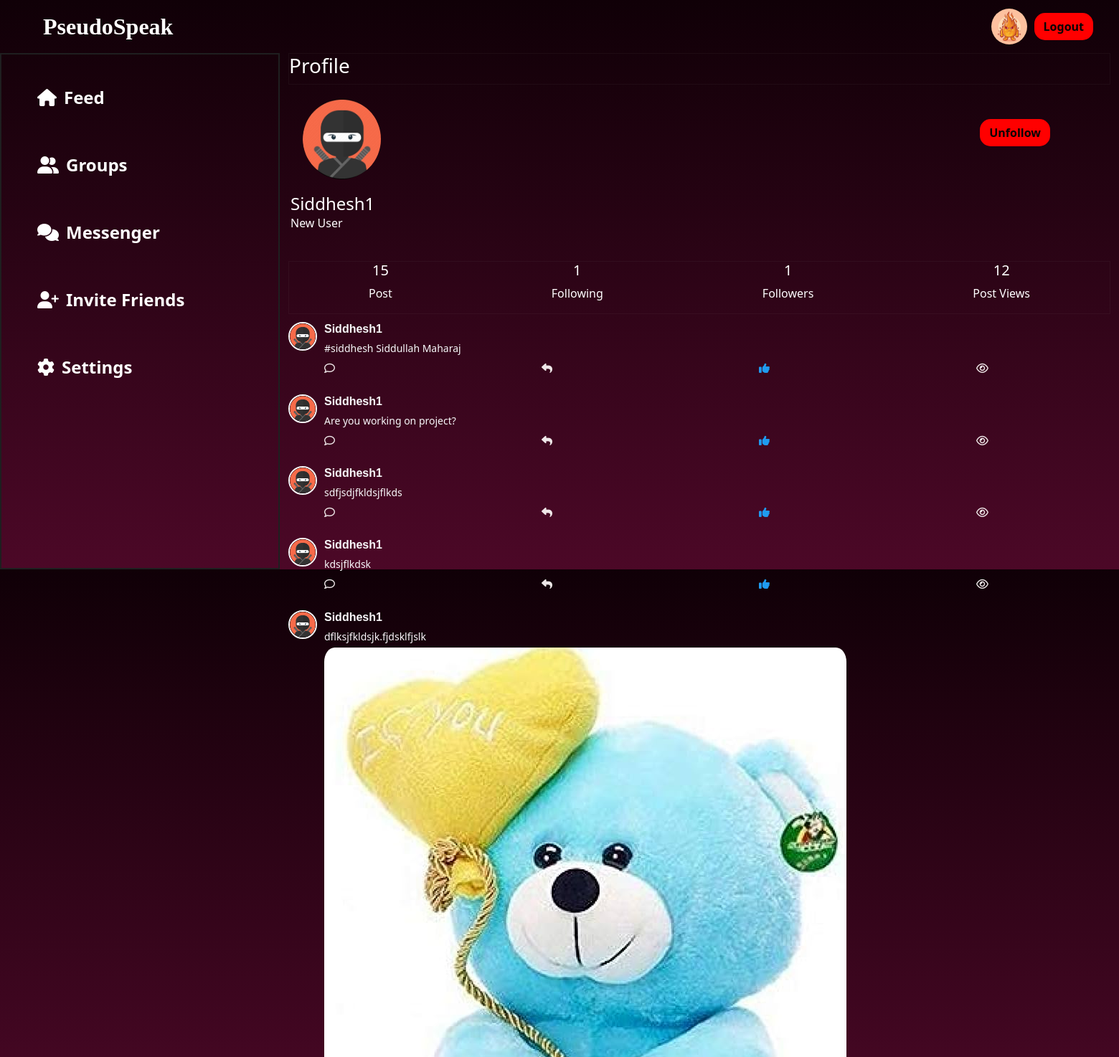
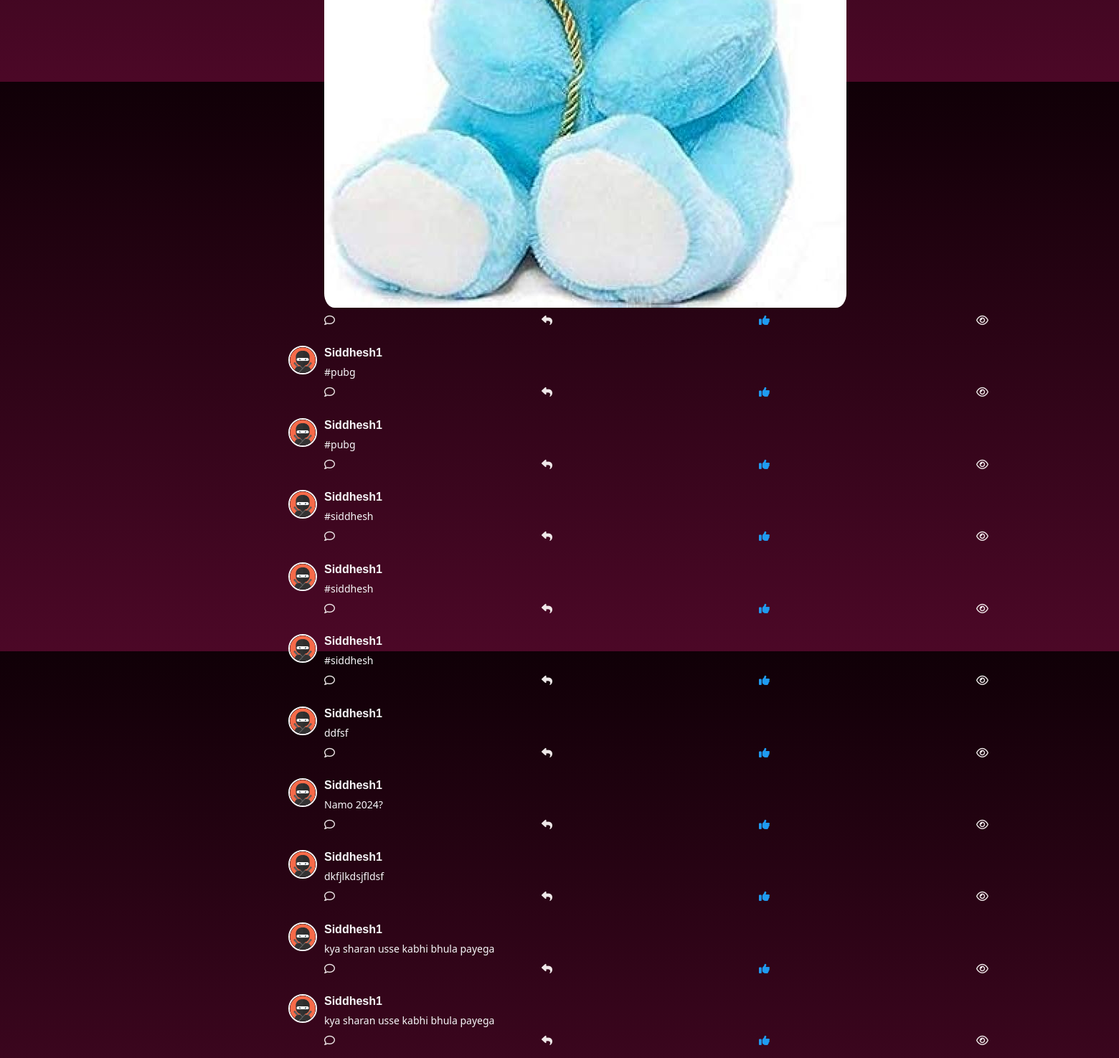
The page /dashboard/Siddhesh1/ (signed in) on the database its author committed (2 pictures, top to bottom).
### main/models.py (models this page shows, shortened)
class Profile(models.Model):
    user=models.OneToOneField(User,null=True,on_delete=models.CASCADE)
    blocked_user=models.ManyToManyField(User,related_name="block_users",blank=True)
    profile_img=models.ImageField(null=True,blank=True,upload_to='images/')
    bio=models.CharField(null=True,max_length=51)
    follow=models.ManyToManyField(User,related_name='follow',blank=True)
    following=models.ManyToManyField(User,related_name='following',blank=True)
    @property
    def follow_count(self):
        return self.follow.count()
    @property
    def following_count(self):
        return self.following.count()

class TrendingMessage(models.Model):
    user=models.ForeignKey(User,null=True,on_delete=models.CASCADE)
    content=models.TextField()
    image=models.ImageField(null=True,blank=True,upload_to="images/")
    likes=models.IntegerField(null=True,default=0)
    userLiked=models.ManyToManyField(User,related_name='user_like',blank=True)
    view_count=models.IntegerField(null=True,default=0)
    viewed=models.ManyToManyField(User,related_name='viewed',blank=True)
    hashtags=models.ManyToManyField('Hashtag',blank=True)
    date_added = models.DateTimeField(auto_now_add=True,null=True)
    parent_message = models.ForeignKey('self', null=True, blank=True, on_delete=models.CASCADE, related_name='replies')
    custom_ordering = models.FloatField(default=0)
    option1 = models.CharField(max_length=100, blank=True,null=True)
    option2 = models.CharField(max_length=100, blank=True,null=True)
    voted = models.ManyToManyField(User, related_name='voted', blank=True, null=True)
    votes_option1 = models.IntegerField(default=0,blank=True,null=True)
    votes_option2 = models.IntegerField(default=0,blank=True,null=True)
    def decrypt_message(self):  # Replace with your actual secret key
        try:
            message_decrypted=f.decrypt(self.content)
            message_decoded=message_decrypted.decode('utf-8')
            return message_decoded
        except Exception as e:
            print(f"InvalidToken exception: {e.__cause__}")
            return "Invalid decryption token"
    class Meta:
        ordering = ['custom_ordering']

### main/views.py (the view)
# urls.py: path('dashboard/<str:profileId>/', views.dashboard, name='dashboard'),
@login_required(login_url="login_or_signup_view")
def dashboard(request, profileId):
    user = User.objects.get(username=profileId)
    trendingmessages = TrendingMessage.objects.filter(
        user=user, parent_message=None
    ).order_by("-date_added")
    trendingmessagescount = len(trendingmessages)
    followers = user.profile.follow.all()
    following = user.profile.following.all()
    follow_count = user.profile.follow_count
    following_count = user.profile.following_count
    bio = user.profile.bio
    posts = TrendingMessage.objects.filter(user=user)
    total_viewcount = TrendingMessage.objects.filter(user=user).aggregate(
        Sum("view_count")
    )["view_count__sum"]
    print(total_viewcount)
    return render(
        request,
        "main/dashboard.html",
        {
            "user": user,
            "trendingmessagescount": trendingmessagescount,
            "trendingmessages": trendingmessages,
            "follow_count": follow_count,
            "following_count": following_count,
            "bio": bio,
            "posts": posts,
            "followingUsers": following,
            "followUsers": followers,
            "total_viewcount": total_viewcount,
        },
    )

### main/templates/main/dashboard.html (shortened to what this page needs)
<!DOCTYPE html>
<html lang="en">
  <head>
    <link
      href="https://cdn.jsdelivr.net/npm/bootstrap@5.3.1/dist/css/bootstrap.min.css"
      rel="stylesheet"
    />
  </head>
  <body>
    <div class="wrapper active">
    <nav class="navbar navbar-expand bg-body-tertiary">
      <div class="container-fluid">
        <a class="navbar-brand ms-5 nav-logo" href="{% url 'index' %}"
          >PseudoSpeak</a
        >
        <div class="collapse navbar-collapse" id="navbarSupportedContent">
          {% if user.is_authenticated %}
          <img
            id="profile_img_navbar"
            src="{{ request.user.profile.profile_img.url }}"
            alt=""
            style="
              width: 50px;
              height: 50px;
              border-radius: 50%;
              margin-right: 10px;
            "
          />
          <a href="{% url 'logout' %}" class="btn signbtn me-4">Logout</a>
          {% else %}
          <a href="{% url 'login_or_signup_view' %}" class="btn signbtn me-4"
            >Sign in</a
          >
          {% endif %}
        </div>
      </div>
    </nav>
    <div class="container-fluid">
      <div class="row content-1">
        <div class="col-3 content-1a res2 sidebar" id="sidebar">
          <ul>
            <li class="active">
              <i class="fa-solid fa-house"></i
              ><a href="{% url 'index' %}">Feed</a>
            </li>
            <li>
              <i class="fa-solid fa-user-group"></i
              ><a href="{% url 'rooms' name='recommended' %}">Groups</a>
            </li>
            <li>
              <i class="fa-solid fa-comments"></i
              ><a href="{% url 'messenger' %}">Messenger</a>
            </li>
            <li><i class="fa-solid fa-user-plus"></i>Invite Friends</li>
            <li>
              <i class="fa-solid fa-gear"></i
              ><a href="{% url 'settings' %}">Settings</a>
            </li>
          </ul>
        </div>
        <div class="col-9 group-con">
          <div class="profile">
            <h3>Profile</h3>
          </div>
          <div class="profile-d2">
            <div class="profile-img">
              <img src="{{user.profile.profile_img.url}}" alt="" />
            </div>
            {% if user.username != request.user.username %}
            <div class="follow-button">
              {% if user not in request.user.profile.following.all %}
              <a href="#" class="btn signbtn followbtn me-4">Follow</a>
              {% else %}
              <a href="#" class="btn signbtn followbtn me-4">Unfollow</a>
              {% endif %}
            </div>
            {% endif %}
          </div>
          <div class="profile-username">
            <h4 class="profileUsername">{{user.username}}</h4>
            <p>{{bio}}</p>
          </div>
          <div class="profile-data">
            <div
              class="post-count prof-dt"
              onclick="toggleVisibility('user-post', 'user-followers', 'user-followings')"
            >
              <h5>{{trendingmessagescount}}</h5>
              <p>Post</p>
            </div>
            <div
              class="following prof-dt"
              onclick="toggleVisibility('user-followings', 'user-post', 'user-followers')"
            >
              <h5>{{following_count}}</h5>
              <p>Following</p>
            </div>
            <div
              class="follower prof-dt"
              onclick="toggleVisibility('user-followers', 'user-followings', 'user-post')"
            >
              <h5>{{follow_count}}</h5>
              <p>Followers</p>
            </div>
            <div class="post-view prof-dt">
              <h5>{{total_viewcount}}</h5>
              <p>Post Views</p>
            </div>
          </div>
          <div class="user-post">
            {% if trendingmessages %} {% for message in trendingmessages %}
            <div class="msg-post">
              <div class="msg-post-img">
                <img
                  src="{{user.profile.profile_img.url}}"
                  alt="Profile Picture"
                />
              </div>
              <div class="msg-post-details">
                <div class="msg-username1">
                  <h5>{{user.username}}</h5>
                </div>
                <p>{{message.decrypt_message}}</p>
                {% if message.image %}
                <img src="{{message.image.url}}" alt="" />
                {% endif %}
                <div class="msg-output-icons">
                  <i
                    class="far fa-comment"
                    id="comment"
                    data-message-id="{{m.pk}}"
                  ></i>
                  <i class="fa-solid fa-reply"></i>
                  {% if request.user not in m.userLiked.all %}
                  <i
                    class="far fa-regular fa-sharp fa-thumbs-up"
                    id="likes"
                    data-likes-id="{{m.pk}}"
                    >{{m.likes}}</i
                  >
                  {% else %}
                  <i
                    class="far fa-sharp fa-solid fa-thumbs-up"
                    id="likes"
                    data-likes-id="{{m.pk}}"
                    style="color: #1f9bf0"
                    >{{m.likes}}</i
                  >
                  {% endif %}
                  <i
                    class="fa-regular fa-eye"
                    id="views"
                    data-views-id="{{m.pk}}"
                    >{{m.view_count}}</i
                  >
                </div>
              </div>
            </div>
            {% endfor %} {% else %}
            <h4>No messages posted by the user</h4>
            {% endif %}
          </div>
        </div>
      </div>
    </div>
  </div>
  </body>
</html>

### main/templates/main/dashboard.html (style rules this page uses)
body { background-color: #1f1f20; color: #e90ccb; }
.nav-logo { color: rgba(233, 11, 233, 0.973); font-size: xx-large; font-weight: bolder; font-family: serif; }
.navbar.bg-body-tertiary { background-color: transparent !important; color: white; }
.signbtn { background-color: #e90ccb; color: rgb(5, 5, 5); border-radius: 15px; font-family: "Segoe UI", Tahoma, Geneva, Verdana, sans-serif; font-weight: bold; }
a { color: white; text-decoration: none; }
.content-1 { height: 90vh; }
.content-1a { border: 2px solid #1f1f20; height: 90vh; }
.content-1a ul li { list-style: none; margin: 30px 18px; font-size: x-large; font-weight: 600; border-radius: 30px; padding-left: 20px; padding-top: 5px; height: 8vh; background: none; }
.content-1a ul { list-style-type: none; padding: 0; }
.content-1a li { display: flex; align-items: center; color: rgba(233, 11, 233, 0.973); background-color: transparent; padding: 10px 15px; cursor: pointer; transition: background-color 0.2s ease; }
.content-1a i.fa-solid { font-size: 24px; margin-right: 10px; }
.content-1a li a { color: rgba(233, 11, 233, 0.973); text-decoration: none; }
.profile-img { width: 7vw; height: 14vh; margin: 20px; overflow: hidden; border-radius: 50%; }
.profile-img img { width: 100%; height: 100%; object-fit: cover; }
.profile { border: 1px solid hsla(0, 0%, 53%, 0.07); }
.profile-username { padding: 0 3px; display: inline-block; }
.profile-username .profileUsername { display: inline; }
.profile-data { display: flex; justify-content: space-around; margin-top: 25px; border: 1px solid hsla(0, 0%, 53%, 0.07); }
.prof-dt { text-align: center; cursor: pointer; }
.profile-d2 { display: flex; justify-content: space-between; }
.follow-button { padding: 48px 60px; }
.msg-post { display: block; }
.msg-post { display: flex; margin-top: 1%; align-items: flex-start; }
.msg-post-img { min-width: 40px; width: 40px; height: 40px; margin-right: 10px; border-radius: 50%; overflow: hidden; display: flex; align-items: center; justify-content: center; border: 2px solid #f8f8fa; }
.msg-post-img img { max-width: 100%; max-height: 100%; border-radius: 50%; }
.msg-post-details { flex-grow: 1; color: #f8f8fa; }
.msg-post-details h5 { font-size: 16px; font-weight: bold; margin-bottom: 5px; font-family: Verdana, Geneva, Tahoma, sans-serif; }
.msg-post-details p { font-size: 14px; margin: 0; }
.msg-post-details img { width: auto; height: auto; max-width: 100%; margin-top: 5px; border-radius: 2%; }
.msg-username1 { display: flex; justify-content: space-between; }
.active { z-index: 1; }
body { background: linear-gradient(to bottom, #100007, #4c0827); color: white; overflow: hidden; }
.nav-logo { color: white; font-size: xx-large; font-weight: bolder; font-family: serif; }
.signbtn { background-color: red; color: rgb(5, 5, 5); border-radius: 15px; font-family: "Segoe UI", Tahoma, Geneva, Verdana, sans-serif; font-weight: bold; }
.content-1a li { display: flex; align-items: center; color: white; background-color: transparent; padding: 10px 15px; cursor: pointer; transition: background-color 0.2s ease; }
.content-1a li a { color: white; text-decoration: none; }
.msg-output-icons { display: flex; flex-direction: row; align-items: flex-start; margin-top: 10px; justify-content: space-between; height: 4vh; width: 60vw; }
.msg-output-icons i { margin-right: 10px; font-size: 15px; color: #f7f1f1f5; }

### rows shown on the page
Profile: bio "New User"
TrendingMessage: profile.profile_img (picture), decrypt_message "#siddhesh Siddullah Maharaj"
TrendingMessage: profile.profile_img (picture), decrypt_message "Are you working on project?"
TrendingMessage: profile.profile_img (picture), decrypt_message "sdfjsdjfkldsjflkds"
TrendingMessage: profile.profile_img (picture), decrypt_message "kdsjflkdsk"
TrendingMessage: profile.profile_img (picture), decrypt_message "dflksjfkldsjk.fjdsklfjslk", image (picture)
TrendingMessage: profile.profile_img (picture), decrypt_message "#pubg"
TrendingMessage: profile.profile_img (picture), decrypt_message "#pubg"
TrendingMessage: profile.profile_img (picture), decrypt_message "#siddhesh"
TrendingMessage: profile.profile_img (picture), decrypt_message "#siddhesh"
TrendingMessage: profile.profile_img (picture), decrypt_message "#siddhesh"
TrendingMessage: profile.profile_img (picture), decrypt_message "ddfsf"
TrendingMessage: profile.profile_img (picture), decrypt_message "Namo 2024?"
TrendingMessage: profile.profile_img (picture), decrypt_message "dkfjlkdsjfldsf"
TrendingMessage: profile.profile_img (picture), decrypt_message "kya sharan usse kabhi bhula payega"
TrendingMessage: profile.profile_img (picture), decrypt_message "kya sharan usse kabhi bhula payega"

### other values the page prints
{{ user.username }} "Siddhesh1"
{{ trendingmessagescount }} "15"
{{ following_count }} "1"
{{ follow_count }} "1"
{{ total_viewcount }} "12"
